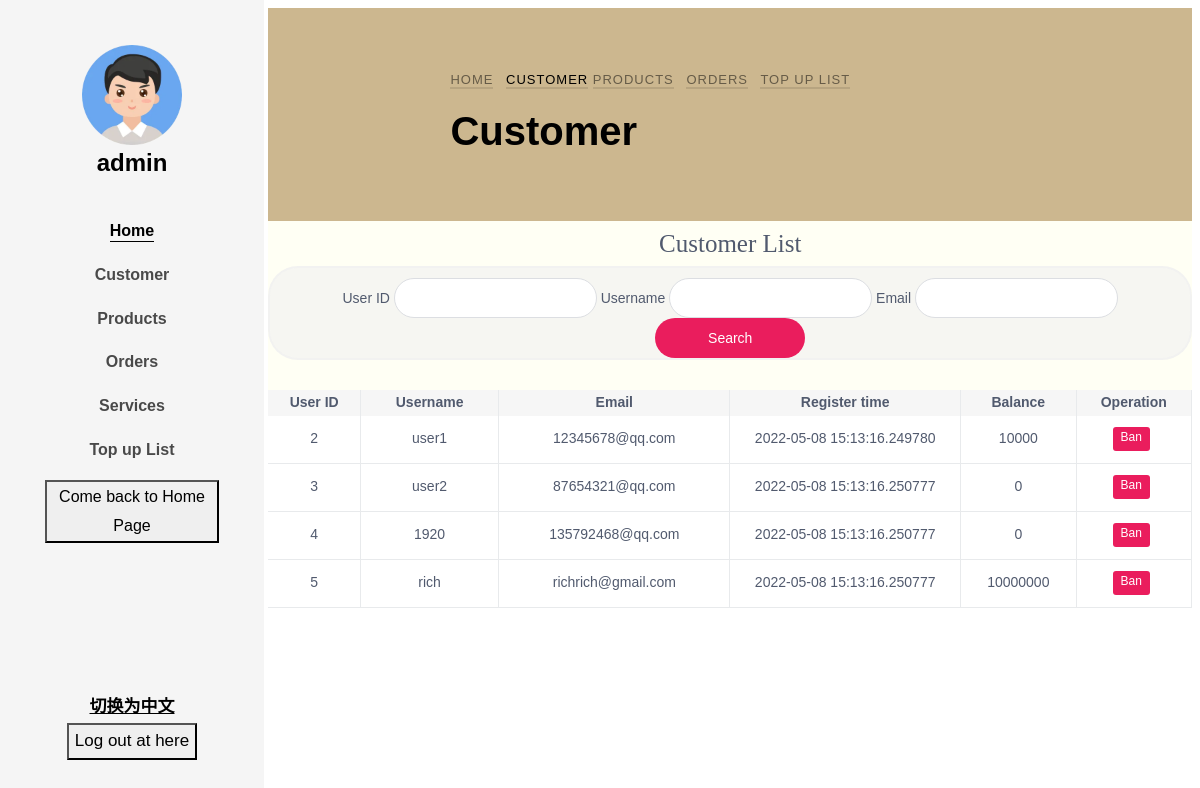
The page /customer (signed in) on the database as committed earlier.
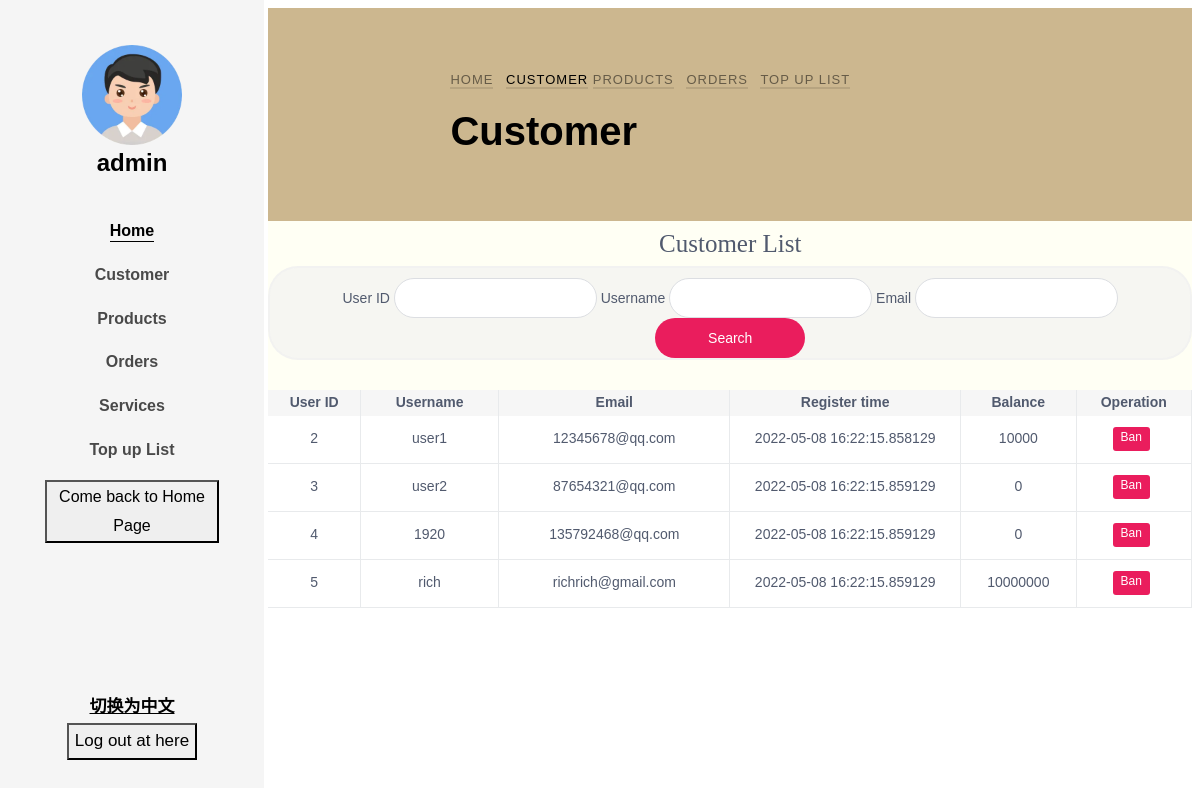
The same page on the database as committed later.
### app/models.py (models this page shows, shortened)
class User(db.Model):
    __tablename__ = "user"
    __table_args__ = {'extend_existing': True}
    id = db.Column(db.Integer, primary_key=True)
    user_name = db.Column(db.String(32), unique=True, nullable=False)
    password_hash = db.Column(db.String(64), nullable=False)
    email = db.Column(db.String(64), nullable=False)
    register_time = db.Column(db.DateTime, default=datetime.now)
    gender = db.Column(db.String(10), nullable=True)
    icon = db.Column(db.String(128), default='default.jpeg')
    introduction = db.Column(db.String(64), nullable=True)
    authority = db.Column(db.Integer, default=0, nullable=False)
    money = db.Column(db.Integer, default=0, nullable=False)
    new_time = db.Column(db.DateTime, nullable=True)
    count = db.Column(db.Integer, default=0)
    situation = db.Column(db.Boolean, nullable=True)
    messages = db.relationship('Message', back_populates='author', cascade='all')
    ban = db.Column(db.Boolean, default=False)

### app/routes.py (the view, shortened to what this page needs)
@app.route('/customer', methods=['GET', 'POST'])
def customer():
    user = User.query.filter(User.user_name == session.get('USERNAME')).first()
    user_icon = setIcon()
    authority = session.get('authority')
    if islogined():
        user_icon = setIcon()
        authority = session.get('authority')
    else:
        user_icon = 'NULL'
        authority = 0
    users_id = []
    users_name = []
    users_email = []
    users = User.query.filter(User.authority == 0).all()
    allusers = get_customer(users)
    return render_template('customer.html', islogin=islogined(), user=user, authority=authority, allusers=allusers,
                           types=all_type,
                           ype_value=all_type.values(), icon=user_icon)

### app/templates/customer.html (shortened to what this page needs)
<!DOCTYPE html>
<html lang="en">
<head>
    <link rel="stylesheet" href="../static/css/open-iconic-bootstrap.min.css">
    <link rel="stylesheet" href="../static/css/animate.css">
    <link rel="stylesheet" href="../static/css/owl.carousel.min.css">
    <link rel="stylesheet" href="../static/css/owl.theme.default.min.css">
    <link rel="stylesheet" href="../static/css/magnific-popup.css">
    <link rel="stylesheet" href="../static/css/aos.css">
    <link rel="stylesheet" href="../static/css/ionicons.min.css">
    <link rel="stylesheet" href="../static/css/bootstrap-datepicker.css">
    <link rel="stylesheet" href="../static/css/jquery.timepicker.css">
    <link rel="stylesheet" href="../static/css/flaticon.css">
    <link rel="stylesheet" href="../static/css/icomoon.css">
    <link rel="stylesheet" href="../static/css/style-per.css">
    <link rel="stylesheet" href="../static/css/list.css" type="text/css">
</head>
<body>
<div id="colorlib-page">
    <aside id="colorlib-aside" role="complementary" class="js-fullheight text-center">
        <h1 id="colorlib-logo"><a href="/home">
                <span>
                    {% if icon == "NULL" %}
                        <img src='{{ avatars.default(size='l') }}' alt="" width=100 height=100>
                    {% else %}
                        <img src='{{ icon }}' alt="" width=100 height=100>
                    {% endif %}
                </span><br>{{ user.user_name }}</a>
        </h1>
        <nav id="colorlib-main-menu" role="navigation">
                <ul>
					<li class="colorlib-active"><a href="/home " class="i18n" contrastName="HOME">Home</a></li>
                    {% if authority == 1 %}
                        <li><a href="/customer" class="i18n" contrastName="CUSTOMER">Customer</a></li>
                        <li><a href="/productList" class="i18n" contrastName="PRODUCTS">Products</a></li>
                        <li><a href="/Orders" class="i18n" contrastName="ORDERS">Orders</a></li>
                    {% endif %}
					<li><a href="/contact" class="i18n" contrastName="SERVICES">Services</a></li>
                    <li><a href="/CheckTopup" class="i18n" contrastName="TOPUP_L">Top up List</a></li>
                    <li><button onclick="location.href='/main_page'" class="i18n" contrastName="BACK_FROM_HOME">Come back to Home Page</button> </li>
				</ul>
        </nav>
        <div class="colorlib-footer">
            <button onclick="execI18n()" class="i18n translate_button" contrastName="TRANSLATE">
                切换为中文
            </button>
            <div class="d-flex justify-content-center">
                <form action="#" class="colorlib-subscribe-form">
                    <div class="form-group d-flex">
                        <button onclick="clickToLogout();" class="i18n" contrastName="LOG_OUT_HERE">Log out at here
                        </button>
                    </div>
                </form>
            </div>
        </div>
    </aside>
    <div id="colorlib-main">
        <section class="ftco-section ftco-bread">
            <div class="container">
                <div class="row no-gutters slider-text justify-content-center align-items-center">
                    <div class="col-md-8 ftco-animate">
                        <p class="breadcrumbs"><span class="mr-2"><a href="/home" class="i18n"
                                                                     contrastName="HOME">Home</a></span>
                            {% if authority == 1 %}
                            <span class="i18n" contrastName="CUSTOMER">Customer</span>
                            <span class="mr-2"><a href="/productList" class="i18n" contrastName="PRODUCTS">Products</a></span>
                            <span class="mr-2"><a href="/Orders" class="i18n" contrastName="ORDERS">Orders</a></span>
                            {% endif %}
                            <span class=" mr-2" ><a href="/CheckTopup" class="i18n" contrastName="TOPUP_L">Top up list</a></span>
                        </p>
                        <h1 class="bread i18n" contrastName="CUSTOMER">Customer</h1>
                    </div>
                </div>
            </div>
        </section>
        <div class="ivu-table ivu-table-default ivu-table-border" style="background-color: rgba(255,255,240,0.7);text-align: center">
            <span style="font-size: 25px;font-family: fantasy;">Customer List</span>
            <div class = "header">
                    <form action="" method="post">
                            User ID <input class = "search-field id" type="text" name="uid" id="uid">
                            Username <input class = "search-field name" type="text" name="uname" id="uname">
                            Email <input class = "search-field email" type="text" name="email" id="email">
                            <button class = "search-btn" type="submit">Search</button>
                    </form>
                </div>
            <div class="ivu-table ivu-table-default ivu-table-border" >
                    <div class="ivu-table-header">
                        <table cellspacing="0" cellpadding="0" border="0" style="width: 600px;">
                            <colgroup>
                              <col width="40">
                              <col width="60">
                              <col width="100">
                              <col width="100">
                              <col width="50">
                              <col width="50">
                          </colgroup>
                        <thead>
                            <tr>
                                <th class="ivu-table-column-sPsr1K">
                                    <div class="ivu-table-cell"><span class="">User ID</span></div>
                                </th>
                                <th class="ivu-table-column-0Ty1Sa">
                                    <div class="ivu-table-cell"><span class="">Username</span></div>
                                </th>
                                <th class="ivu-table-column-BsnJUZ">
                                    <div class="ivu-table-cell"><span class="">Email</span></div>
                                </th>
                                <th class="ivu-table-column-HpbwFs">
                                    <div class="ivu-table-cell"><span class="">Register time</span></div>
                                </th>
                                <th class="ivu-table-column-GbhPDM ivu-table-column-left">
                                    <div class="ivu-table-cell"><span class="">Balance</span></div>
                                </th>
                                <th class="ivu-table-column-KCCxfC ivu-table-column-center ivu-table-hidden">
                                    <div class="ivu-table-cell ivu-table-hidden"><span class="">Operation</span></div>
                                </th>
                            </tr>
                      </thead>
                        </table>
                    </div>
                    <div class="ivu-table-body" style="">
                        <table cellspacing="0" cellpadding="0" border="0" style="width: 600px;">
                            <colgroup>
                                <col width="40">
                                <col width="60">
                                <col width="100">
                                <col width="100">
                                <col width="50">
                                <col width="50">
                            </colgroup>
                            <tbody class="ivu-table-tbody">
                                {% for user in allusers %}
                                <tr draggable="false" class="ivu-table-row">
                                    <td class="ivu-table-column">
                                        <div class="ivu-table-cell">
                                            <div class="ivu-table-cell-tooltip ivu-tooltip">
                                                <div class="ivu-tooltip-rel">
                                                    <span class="ivu-table-cell-tooltip-content"> {{ user.id }}
                                                    </span>
                                                </div>
                                            </div>
                                        </div>
                                    </td>
                                    <td class="ivu-table-column">
                                        <div class="ivu-table-cell">
                                            <div class="ivu-table-cell-tooltip ivu-tooltip">
                                                <div class="ivu-tooltip-rel">
                                                    <span class="ivu-table-cell-tooltip-content"> {{ user.username }}
                                                    </span>
                                                </div>
                                            </div>
                                        </div>
                                    </td>
                                    <td class="ivu-table-column">
                                        <div class="ivu-table-cell">
                                            <div class="ivu-table-cell-tooltip ivu-tooltip">
                                                <div class="ivu-tooltip-rel">
                                                    <span class="ivu-table-cell-tooltip-content"> {{ user.email }}
                                                    </span>
                                                </div>
                                            </div>
                                        </div>
                                    </td>
                                    <td class="ivu-table-column">
                                        <div class="ivu-table-cell">
                                            <div class="ivu-table-cell-tooltip ivu-tooltip">
                                                <div class="ivu-tooltip-rel">
                                                    <span class="ivu-table-cell-tooltip-content"> {{ user.time }}
                                                    </span>
                                                </div>
                                            </div>
                                        </div>
                                    </td>
                                    <td class="ivu-table-column">
                                        <div class="ivu-table-cell">
                                            <div class="ivu-table-cell-tooltip ivu-tooltip">
                                                <div class="ivu-tooltip-rel">
                                                    <span class="ivu-table-cell-tooltip-content"> {{ user.money }}
                                                    </span>
                                                </div>
                                            </div>
                                        </div>
                                    </td>
                                    <td class="ivu-table-column">
                                        <div class="ivu-table-cell ivu-table-hidden">
                                            <div style="display: flex; justify-content: center;">
                                                {% if user.ban == 1 %}
                                                <a href="/ban/{{ user.id }}" class="ivu-btn ivu-btn-error ivu-btn-small" style="margin-right: 5px; display: block;">
                                                        Release
                                                </a>
                                                {% else %}
                                                <a href="/ban/{{ user.id }}" class="ivu-btn ivu-btn-error ivu-btn-small" style="margin-right: 5px; display: block;">
                                                        Ban
                                                </a>
                                                {% endif %}
                                            </div>
                                        </div>
                                    </td>
                                </tr>
                               {% endfor %}
                              </tbody>
                        </table>
                    </div>
                </div>
        </div>
    </div>
</div>
</body>
</html>

Rows that differ between the two databases and show on the page:
changed User "user1": time "2022-05-08 15:13:16.249780" → "2022-05-08 16:22:15.858129"
changed User "user2": time "2022-05-08 15:13:16.250777" → "2022-05-08 16:22:15.859129"
changed User "135792468@qq.com": time "2022-05-08 15:13:16.250777" → "2022-05-08 16:22:15.859129"
changed User "rich": time "2022-05-08 15:13:16.250777" → "2022-05-08 16:22:15.859129"
